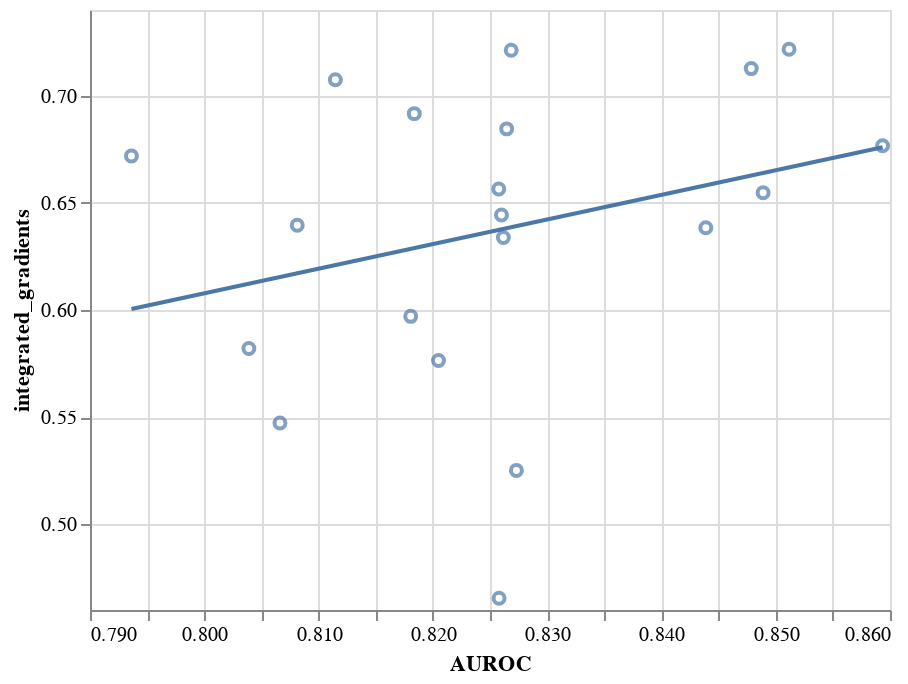

The cell this chart's notebook holds for it:
### Code cell
x = "AUROC"
y = "integrated_gradients"

chart = alt.Chart(metrics).mark_point().encode(
    x=alt.X(x, scale=alt.Scale(zero=False)),
    y=alt.Y(y, scale=alt.Scale(zero=False))
)

chart = chart + chart.transform_regression(x, y).mark_line()
#chart.show()
chart

### Figure 1 — Vega-Lite specification as saved in the notebook (floating-point values rounded to 4 significant figures)
{"config": {"view": {"continuousWidth": 400, "continuousHeight": 300}}, "layer": [{"mark": "point", "encoding": {"x": {"type": "quantitative", "field": "AUROC", "scale": {"zero": false}}, "y": {"type": "quantitative", "field": "integrated_gradients", "scale": {"zero": false}}}}, {"mark": "line", "encoding": {"x": {"type": "quantitative", "field": "AUROC", "scale": {"zero": false}}, "y": {"type": "quantitative", "field": "integrated_gradients", "scale": {"zero": false}}}, "transform": [{"on": "AUROC", "regression": "integrated_gradients"}]}], "data": {"name": "data-5b9afe04026da50a61299f4ebe7b5af7"}, "$schema": "https://vega.github.io/schema/vega-lite/v4.8.1.json", "datasets": {"data-5b9afe04026da50a61299f4ebe7b5af7": [{"tabnet": 0.4325, "sparsity_mask": 0.996, "input_x_gradient": 0.6613, "saliency": 0.5578, "AUROC": 0.8066, "loss": 0.5934, "noise_tunnel_ig": 0.5178, "saliency-absolute": 0.4305, "integrated_gradients": 0.5472, "occlusion": 0.6614, "shapley_value_sampling": 0.6243}, {"tabnet": 0.4639, "sparsity_mask": 0.9967, "input_x_gradient": 0.6321, "saliency": 0.5436, "AUROC": 0.8489, "loss": 0.5088, "noise_tunnel_ig": 0.5129, "saliency-absolute": 0.4464, "integrated_gradients": 0.6547, "occlusion": 0.631, "shapley_value_sampling": 0.6738}, {"tabnet": 0.4551, "sparsity_mask": 0.9965, "input_x_gradient": 0.6038, "saliency": 0.5438, "AUROC": 0.7936, "loss": 0.5665, "noise_tunnel_ig": 0.5153, "saliency-absolute": 0.4715, "integrated_gradients": 0.6719, "occlusion": 0.5889, "shapley_value_sampling": 0.6538}, {"tabnet": 0.5959, "sparsity_mask": 0.9968, "input_x_gradient": 0.6169, "saliency": 0.5353, "AUROC": 0.8258, "loss": 0.5376, "noise_tunnel_ig": 0.5068, "saliency-absolute": 0.513, "integrated_gradients": 0.4655, "occlusion": 0.6126, "shapley_value_sampling": 0.6371}, {"tabnet": 0.5135, "sparsity_mask": 0.9961, "input_x_gradient": 0.5989, "saliency": 0.5155, "AUROC": 0.8115, "loss": 0.5417, "noise_tunnel_ig": 0.5354, "saliency-absolute": 0.5028, "integrated_gradients": 0.7075, "occlusion": 0.5843, "shapley_value_sampling": 0.685}, {"tabnet": 0.5236, "sparsity_mask": 0.9964, "input_x_gradient": 0.6018, "saliency": 0.5335, "AUROC": 0.8205, "loss": 0.5294, "noise_tunnel_ig": 0.5106, "saliency-absolute": 0.4555, "integrated_gradients": 0.5764, "occlusion": 0.6033, "shapley_value_sampling": 0.6197}, {"tabnet": 0.6851, "sparsity_mask": 0.9961, "input_x_gradient": 0.6834, "saliency": 0.5692, "AUROC": 0.8184, "loss": 0.5306, "noise_tunnel_ig": 0.5286, "saliency-absolute": 0.4985, "integrated_gradients": 0.6916, "occlusion": 0.6715, "shapley_value_sampling": 0.6854}, {"tabnet": 0.4423, "sparsity_mask": 0.9964, "input_x_gradient": 0.6152, "saliency": 0.5408, "AUROC": 0.8265, "loss": 0.5275, "noise_tunnel_ig": 0.5677, "saliency-absolute": 0.4556, "integrated_gradients": 0.6845, "occlusion": 0.6165, "shapley_value_sampling": 0.706}, {"tabnet": 0.4397, "sparsity_mask": 0.9965, "input_x_gradient": 0.5889, "saliency": 0.5245, "AUROC": 0.8181, "loss": 0.5511, "noise_tunnel_ig": 0.5084, "saliency-absolute": 0.4628, "integrated_gradients": 0.597, "occlusion": 0.6069, "shapley_value_sampling": 0.5788}, {"tabnet": 0.4637, "sparsity_mask": 0.9969, "input_x_gradient": 0.5858, "saliency": 0.4939, "AUROC": 0.8262, "loss": 0.5215, "noise_tunnel_ig": 0.5205, "saliency-absolute": 0.4586, "integrated_gradients": 0.6338, "occlusion": 0.6134, "shapley_value_sampling": 0.6908}, {"tabnet": 0.477, "sparsity_mask": 0.9968, "input_x_gradient": 0.6018, "saliency": 0.5275, "AUROC": 0.8039, "loss": 0.5465, "noise_tunnel_ig": 0.5307, "saliency-absolute": 0.4649, "integrated_gradients": 0.5821, "occlusion": 0.5927, "shapley_value_sampling": 0.6272}, {"tabnet": 0.4702, "sparsity_mask": 0.996, "input_x_gradient": 0.5989, "saliency": 0.5091, "AUROC": 0.8479, "loss": 0.4963, "noise_tunnel_ig": 0.505, "saliency-absolute": 0.4575, "integrated_gradients": 0.7127, "occlusion": 0.6111, "shapley_value_sampling": 0.7126}, {"tabnet": 0.43, "sparsity_mask": 0.996, "input_x_gradient": 0.6495, "saliency": 0.5485, "AUROC": 0.8269, "loss": 0.5203, "noise_tunnel_ig": 0.5096, "saliency-absolute": 0.4537, "integrated_gradients": 0.7212, "occlusion": 0.6519, "shapley_value_sampling": 0.7276}, {"tabnet": 0.4492, "sparsity_mask": 0.9971, "input_x_gradient": 0.5505, "saliency": 0.5159, "AUROC": 0.8081, "loss": 0.5484, "noise_tunnel_ig": 0.5109, "saliency-absolute": 0.4423, "integrated_gradients": 0.6395, "occlusion": 0.5986, "shapley_value_sampling": 0.6528}, {"tabnet": 0.4511, "sparsity_mask": 0.9961, "input_x_gradient": 0.6257, "saliency": 0.549, "AUROC": 0.8258, "loss": 0.5166, "noise_tunnel_ig": 0.5186, "saliency-absolute": 0.4642, "integrated_gradients": 0.6565, "occlusion": 0.6304, "shapley_value_sampling": 0.6497}, {"tabnet": 0.4584, "sparsity_mask": 0.9957, "input_x_gradient": 0.6677, "saliency": 0.5244, "AUROC": 0.8512, "loss": 0.5071, "noise_tunnel_ig": 0.5337, "saliency-absolute": 0.4595, "integrated_gradients": 0.7216, "occlusion": 0.659, "shapley_value_sampling": 0.7237}, {"tabnet": 0.5066, "sparsity_mask": 0.9964, "input_x_gradient": 0.5451, "saliency": 0.5073, "AUROC": 0.8439, "loss": 0.4959, "noise_tunnel_ig": 0.5427, "saliency-absolute": 0.4877, "integrated_gradients": 0.6384, "occlusion": 0.4807, "shapley_value_sampling": 0.4516}, {"tabnet": 0.4751, "sparsity_mask": 0.9962, "input_x_gradient": 0.5231, "saliency": 0.503, "AUROC": 0.8273, "loss": 0.5177, "noise_tunnel_ig": 0.4958, "saliency-absolute": 0.4473, "integrated_gradients": 0.5251, "occlusion": 0.5228, "shapley_value_sampling": 0.5097}, {"tabnet": 0.466, "sparsity_mask": 0.9966, "input_x_gradient": 0.6151, "saliency": 0.5554, "AUROC": 0.826, "loss": 0.5744, "noise_tunnel_ig": 0.4886, "saliency-absolute": 0.4702, "integrated_gradients": 0.6443, "occlusion": 0.6095, "shapley_value_sampling": 0.6802}, {"tabnet": 0.5158, "sparsity_mask": 0.9964, "input_x_gradient": 0.6551, "saliency": 0.588, "AUROC": 0.8593, "loss": 0.5013, "noise_tunnel_ig": 0.5508, "saliency-absolute": 0.526, "integrated_gradients": 0.6766, "occlusion": 0.6567, "shapley_value_sampling": 0.6985}]}}
